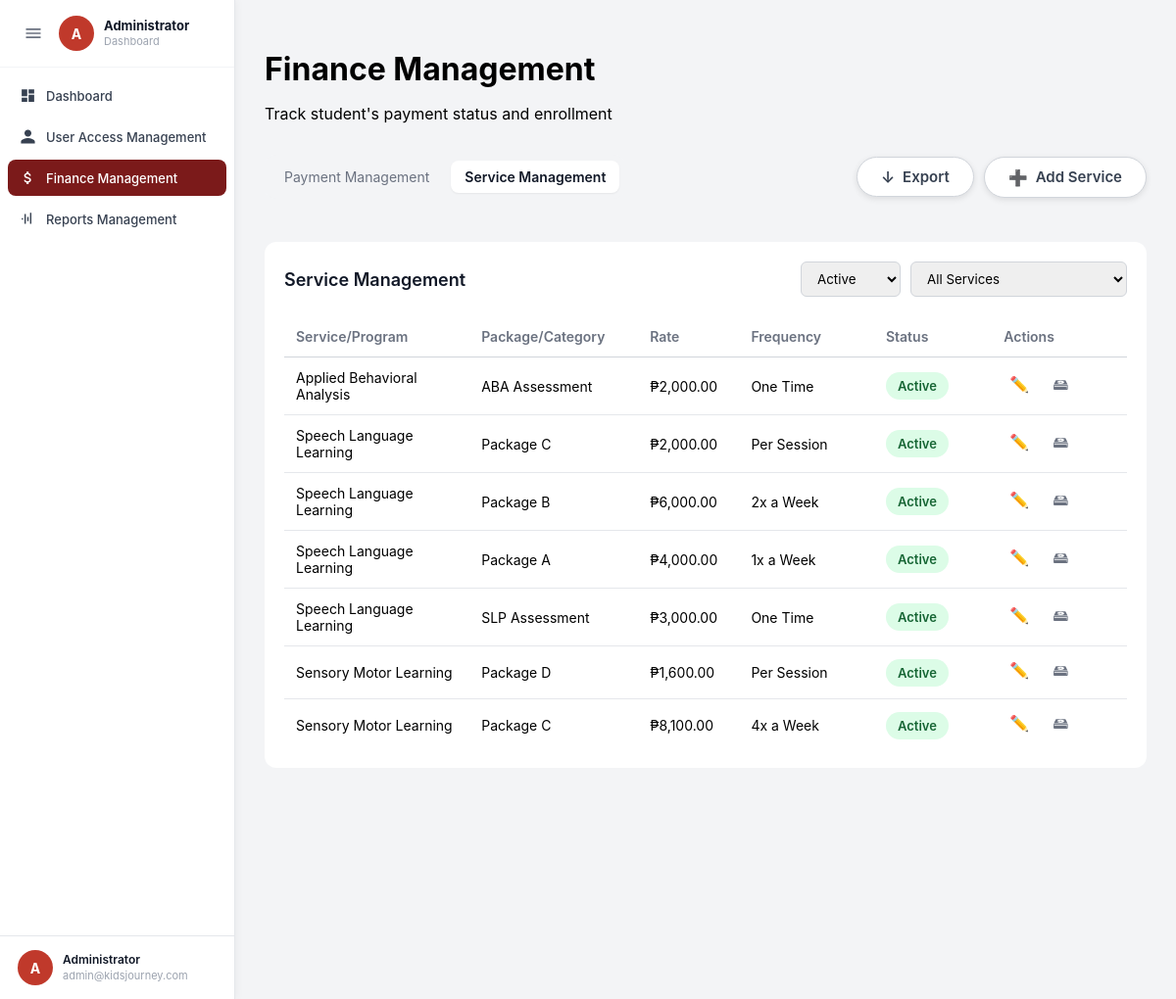
Page /public/administrator/finance.php?tab=services&error=missing_id (signed in) on the committed database.
### tables this page shows
CREATE TABLE `users` (
  `id` int(11) NOT NULL,
  `staff_id` varchar(20) DEFAULT NULL COMMENT 'e.g. STF-0001, auto-assigned when created',
  `full_name` varchar(150) NOT NULL,
  `username` varchar(100) NOT NULL,
  `email` varchar(150) NOT NULL,
  `password` varchar(255) NOT NULL,
  `role` enum('Admin','Human Resources','Educator') NOT NULL,
  `status` enum('active','inactive','suspended','pending','denied') DEFAULT 'active',
  `is_first_login` tinyint(1) DEFAULT 1 COMMENT '1 = must change password on first login (Educators)',
  `created_at` timestamp NOT NULL DEFAULT current_timestamp(),
  `updated_at` timestamp NOT NULL DEFAULT current_timestamp() ON UPDATE current_timestamp()
);

CREATE TABLE `services` (
  `service_id` int(11) NOT NULL,
  `program_name` varchar(255) DEFAULT NULL COMMENT 'e.g. Sensory Motor Learning',
  `service_name` varchar(255) DEFAULT NULL COMMENT 'e.g. Package A',
  `description` varchar(255) DEFAULT NULL,
  `category` varchar(100) DEFAULT NULL COMMENT 'e.g. Registration, Assessment, Package',
  `price` decimal(10,2) DEFAULT NULL,
  `frequency` enum('One Time','Per Hour','Per 2 Hours','1x a Week','2x a Week','3x a Week','4x a Week','Per Session') DEFAULT NULL,
  `status` varchar(20) NOT NULL DEFAULT 'active',
  `last_updated` timestamp NOT NULL DEFAULT current_timestamp() ON UPDATE current_timestamp(),
  `created_at` timestamp NOT NULL DEFAULT current_timestamp(),
  `archived` tinyint(1) DEFAULT 0
);

### includes/auth.php (called while the page is built, shortened)
<?php
require_once __DIR__ . '/config.php';
$stmt = $conn->prepare("SELECT id, full_name, username, email, role FROM users WHERE id = ?");
$stmt->bind_param("i", $_SESSION['user_id']);
$stmt->execute();
$result = $stmt->get_result();
if ($result->num_rows === 1) {
    $loggedUser = $result->fetch_assoc();
} else {
    session_unset();
    session_destroy();
    redirect(BASE_URL . "/auth/login.php");
}
?>

### public/administrator/finance.php (the view, shortened to what this page needs)
<?php
require_once(__DIR__ . "/../../includes/db.php");
require_once __DIR__ . '/../../includes/auth.php';
$activeTab = $_GET['tab'] ?? 'payments';
$svcStatusCheck = $conn->query("SHOW COLUMNS FROM services LIKE 'status'");
if ($svcStatusCheck && $svcStatusCheck->num_rows > 0) {
    $conn->query("ALTER TABLE services MODIFY COLUMN status VARCHAR(20) NOT NULL DEFAULT 'active'");
}
$conn->query("CREATE TABLE IF NOT EXISTS payment_notifications (
    id INT(11) NOT NULL AUTO_INCREMENT,
    payment_id INT(11) NOT NULL,
    student_id INT(11) NOT NULL,
    guardian_email VARCHAR(255) NOT NULL,
    notification_type ENUM('manual','automatic') NOT NULL DEFAULT 'manual',
    status ENUM('sent','failed') NOT NULL DEFAULT 'sent',
    sent_at DATETIME NOT NULL DEFAULT CURRENT_TIMESTAMP,
    PRIMARY KEY (id),
    KEY idx_payment_id (payment_id),
    KEY idx_student_id (student_id)
) ENGINE=InnoDB DEFAULT CHARSET=utf8mb4");
$conn->query("
    UPDATE payments
    SET payment_due_date = DATE_ADD(DATE(payment_date), INTERVAL 3 DAY)
    WHERE payment_status = 'pending'
      AND (payment_due_date IS NULL OR payment_due_date = '0000-00-00')
      AND payment_date IS NOT NULL
");
$conn->query("
    UPDATE payments
    SET payment_status = 'overdue'
    WHERE payment_status = 'pending'
      AND payment_due_date IS NOT NULL
      AND payment_due_date < CURDATE()
");
$conn->query("UPDATE payments SET archived=0 WHERE payment_status IN ('pending','installment','overdue') AND archived=1");
$serviceStatusFilter  = $_GET['service_status']  ?? 'active';
$serviceProgramFilter = $_GET['service_program'] ?? '';
$svcConditions = [];
if ($serviceStatusFilter === 'active')       $svcConditions[] = "status='active'";
elseif ($serviceStatusFilter === 'inactive') $svcConditions[] = "status='inactive'";
elseif ($serviceStatusFilter === 'archived') $svcConditions[] = "status='archived'";
else                                          $svcConditions[] = "status!='archived'";
$serviceWhere = count($svcConditions) ? "WHERE ".implode(" AND ",$svcConditions) : "";
$services     = $conn->query("SELECT * FROM services $serviceWhere ORDER BY created_at DESC");
?>
<!DOCTYPE html>
<html>
<head>
  <link rel="stylesheet" href="../../assets/css/hro/hro-base.css">
  <link rel="stylesheet" href="../../assets/css/finance/finance.css">
</head>
<body>
<?php include __DIR__ . '/../../includes/administrator-sidebar.php'; ?>
<div class="main">
  <div class="header">
    <h1>Finance Management</h1>
    <p>Track student's payment status and enrollment</p>
  </div>
  <div class="tabs-export-row">
    <div class="tabs">
      <span class="tab-pill <?= $activeTab==='payments' ? 'active' : '' ?>" data-tab="payments">Payment Management</span>
      <span class="tab-pill <?= $activeTab==='services' ? 'active' : '' ?>" data-tab="services">Service Management</span>
    </div>
    <div class="header-right-controls">
      <button id="exportBtn" class="btn-export"><span class="export-icon">&#8595;</span> Export</button>
      <div id="serviceControls" style="display:none;gap:10px;align-items:center;">
        <button id="openServiceModal" class="btn-export" style="float:none;height:42px;"><span class="export-icon">&#10133;</span> Add Service</button>
      </div>
    </div>
  </div>
  <div class="tab-content <?= $activeTab==='services'?'active':'' ?>" id="services">
    <div class="card">
      <div style="display:flex;justify-content:space-between;align-items:center;margin-bottom:15px;">
        <h2 class="card-title" style="margin:0;">Service Management</h2>
        <form method="GET" style="display:flex;gap:10px;align-items:center;">
          <select name="service_status" onchange="this.form.submit()" style="padding:8px 12px;border-radius:6px;border:1px solid #d1d5db;">
            <option value="active" <?= $serviceStatusFilter==='active'?'selected':'' ?>>Active</option>
          </select>
          <select name="service_program" onchange="this.form.submit()" style="padding:8px 12px;border-radius:6px;border:1px solid #d1d5db;">
            <option value="" <?= $serviceProgramFilter===''?'selected':'' ?>>All Services</option>
          </select>
        </form>
      </div>
      <table class="finance-table svc-header-table">
        <colgroup><col style="width:22%"><col style="width:20%"><col style="width:12%"><col style="width:16%"><col style="width:14%"><col style="width:16%"></colgroup>
        <thead><tr><th>Service/Program</th><th>Package/Category</th><th>Rate</th><th>Frequency</th><th>Status</th><th>Actions</th></tr></thead>
      </table>
      <div class="svc-scroll">
        <table class="finance-table svc-body-table" id="servicesTable">
          <colgroup><col style="width:22%"><col style="width:20%"><col style="width:12%"><col style="width:16%"><col style="width:14%"><col style="width:16%"></colgroup>
          <tbody>
            <?php if ($services && $services->num_rows > 0): ?>
              <?php while ($svc = $services->fetch_assoc()): ?>
              <tr>
                <td><?= htmlspecialchars($svc['program_name']) ?></td>
                <td><?= htmlspecialchars($svc['service_name']) ?></td>
                <td>&#8369;<?= number_format($svc['price'],2) ?></td>
                <td><?= htmlspecialchars($svc['frequency']) ?></td>
                <td><span class="badge <?= htmlspecialchars($svc['status']??'active') ?>"><?= ucfirst($svc['status']??'active') ?></span></td>
                <td>
                  <?php if (($svc['status']??'') !== 'archived'): ?>
                  <button class="action-btn edit-svc-btn"
                    data-id="<?= $svc['service_id'] ?>" data-program="<?= htmlspecialchars($svc['program_name']) ?>"
                    data-service="<?= htmlspecialchars($svc['service_name']) ?>" data-desc="<?= htmlspecialchars($svc['description']??'') ?>"
                    data-price="<?= $svc['price'] ?>" data-frequency="<?= htmlspecialchars($svc['frequency']) ?>"
                    data-status="<?= htmlspecialchars($svc['status']??'active') ?>" title="Edit">&#9999;&#65039;</button>
                  <button class="action-btn archive-svc-btn"
                    data-id="<?= $svc['service_id'] ?>"
                    data-name="<?= htmlspecialchars($svc['program_name'].' - '.$svc['service_name']) ?>"
                    title="Archive">&#128436;&#65039;</button>
                  <?php endif; ?>
                </td>
              </tr>
              <?php endwhile; ?>
            <?php else: ?>
              <tr><td colspan="6" style="text-align:center;">No services found.</td></tr>
            <?php endif; ?>
          </tbody>
        </table>
      </div>
    </div>
  </div>
</div>
</body>
</html>

### includes/administrator-sidebar.php (shortened to what this page needs)
<?php
$currentPage = basename($_SERVER['PHP_SELF']);
?>
<div class="sidebar" id="sidebar">
  <div class="sidebar-top">
    <div class="brand">
      <button class="toggle-btn" onclick="toggleSidebar()">
        <svg viewBox="0 0 24 24" width="20" height="20" fill="currentColor"><path d="M3 18h18v-2H3v2zm0-5h18v-2H3v2zm0-7v2h18V6H3z"/></svg>
      </button>
      <div class="logo">A</div>
      <div class="brand-text">
        <strong>Administrator</strong>
        <span>Dashboard</span>
      </div>
    </div>
    <nav>
      <a class="<?= $currentPage == 'dashboard.php' ? 'active' : '' ?>"
         href="dashboard.php" data-tooltip="Dashboard">
        <svg viewBox="0 0 24 24"><path d="M3 13h8V3H3v10zm0 8h8v-6H3v6zm10 0h8V11h-8v10zm0-18v6h8V3h-8z"/></svg>
        <span>Dashboard</span>
      </a>
      <a class="<?= $currentPage == 'user-access.php' ? 'active' : '' ?>"
         href="user-access.php" data-tooltip="User Access">
        <svg viewBox="0 0 24 24"><path d="M12 12c2.7 0 5-2.3 5-5s-2.3-5-5-5-5 2.3-5 5 2.3 5 5 5zm0 2c-3.3 0-10 1.7-10 5v3h20v-3c0-3.3-6.7-5-10-5z"/></svg>
        <span>User Access Management</span>
      </a>
      <a class="<?= $currentPage == 'finance.php' ? 'active' : '' ?>"
         href="finance.php" data-tooltip="Finance Management">
        <span>Finance Management</span>
      </a>
      <a class="<?= $currentPage == 'reports.php' ? 'active' : '' ?>"
         href="reports.php" data-tooltip="Reports">
        <svg viewBox="0 0 24 24"><path d="M3 13h2v-2H3v2zm4 6h2V5H7v14zm4-4h2V9h-2v6zm4 4h2V3h-2v16z"/></svg>
        <span>Reports Management</span>
      </a>
    </nav>
  </div>
  <div class="profile profile-trigger" onclick="toggleProfileMenu(this)">
    <div class="avatar">
      <?= strtoupper(substr($loggedUser['full_name'], 0, 1)) ?>
    </div>
    <div class="profile-text">
      <strong><?= htmlspecialchars($loggedUser['full_name']) ?></strong>
      <span><?= htmlspecialchars($loggedUser['email']) ?></span>
    </div>
  </div>
</div>

### assets/css/hro/hro-base.css (style rules this page uses)
* { box-sizing: border-box; font-family: 'Inter', Arial, sans-serif; }
html, body { height: 100%; margin: 0; }
body { background: #f3f4f6; display: flex; }
.sidebar { width: 240px; min-width: 240px; height: 100vh; position: fixed; top: 0; left: 0; background: #ffffff; border-right: 1px solid #e5e7eb; display: flex; flex-direction: column; justify-content: space-between; transition: all 0.4s cubic-bezier(0.4, 0, 0.2, 1); overflow: hidden; z-index: 100; box-shadow: 2px 0 8px rgba(0, 0, 0, 0.04); }
.sidebar-top { flex: 1; overflow: hidden; display: flex; flex-direction: column; }
.brand { display: flex; align-items: center; gap: 12px; padding: 16px 18px; border-bottom: 1px solid #f3f4f6; }
.toggle-btn { background: none; border: none; cursor: pointer; color: #6b7280; padding: 6px; display: flex; align-items: center; flex-shrink: 0; border-radius: 8px; transition: all 0.2s ease; }
.toggle-btn svg { transition: transform 0.3s ease; }
.logo { background: #c0392b; color: white; font-weight: bold; font-size: 14px; width: 36px; height: 36px; min-width: 36px; border-radius: 50%; display: flex; align-items: center; justify-content: center; flex-shrink: 0; }
.brand-text { display: flex; flex-direction: column; line-height: 1.3; transition: opacity 0.2s; }
.brand-text strong { font-size: 13px; color: #111827; font-weight: 700; }
.brand-text span { font-size: 11px; color: #9ca3af; }
nav { padding: 12px 10px; display: flex; flex-direction: column; gap: 2px; }
nav a { display: flex; align-items: center; gap: 12px; padding: 11px 14px; margin-bottom: 2px; border-radius: 8px; color: #374151; text-decoration: none; font-size: 13px; font-weight: 500; transition: background 0.15s, color 0.15s; }
nav a svg { width: 17px; height: 17px; fill: currentColor; flex-shrink: 0; }
nav a.active { background: #7b1a1a; color: white; }
.profile { padding: 14px 18px; display: flex; align-items: center; gap: 12px; border-top: 1px solid #e5e7eb; cursor: pointer; position: relative; user-select: none; background: #ffffff; }
.avatar { width: 36px; height: 36px; min-width: 36px; background: #c0392b; color: white; font-weight: 700; font-size: 14px; border-radius: 50%; display: flex; align-items: center; justify-content: center; flex-shrink: 0; }
.profile-text { display: flex; flex-direction: column; line-height: 1.4; overflow: hidden; transition: opacity 0.2s; }
.profile-text strong { font-size: 12px; color: #111827; font-weight: 600; white-space: nowrap; overflow: hidden; text-overflow: ellipsis; }
.profile-text span { font-size: 11px; color: #9ca3af; white-space: nowrap; overflow: hidden; text-overflow: ellipsis; }
.main { flex: 1; margin-left: 240px; min-height: 100vh; overflow-y: auto; display: flex; flex-direction: column; transition: margin-left 0.4s cubic-bezier(0.4, 0, 0.2, 1); }
.card-title { font-size: 16px; font-weight: 700; color: #111827; margin: 0 0 18px; }
.badge { display: inline-block; padding: 3px 12px; border-radius: 999px; font-size: 11px; font-weight: 600; white-space: nowrap; }

### rows in the picture
users: full_name "A", full_name "Administrator", email "admin@kidsjourney.com"
services: program_name "Applied Behavioral Analysis", service_name "ABA Assessment", price "2,000.00", frequency "One Time", status "Active"
services: program_name "Speech Language Learning", service_name "Package C", price "2,000.00", frequency "Per Session", status "Active"
services: program_name "Speech Language Learning", service_name "Package B", price "6,000.00", frequency "2x a Week", status "Active"
services: program_name "Speech Language Learning", service_name "Package A", price "4,000.00", frequency "1x a Week", status "Active"
services: program_name "Speech Language Learning", service_name "SLP Assessment", price "3,000.00", frequency "One Time", status "Active"
services: program_name "Sensory Motor Learning", service_name "Package D", price "1,600.00", frequency "Per Session", status "Active"
services: program_name "Sensory Motor Learning", service_name "Package C", price "8,100.00", frequency "4x a Week", status "Active"
